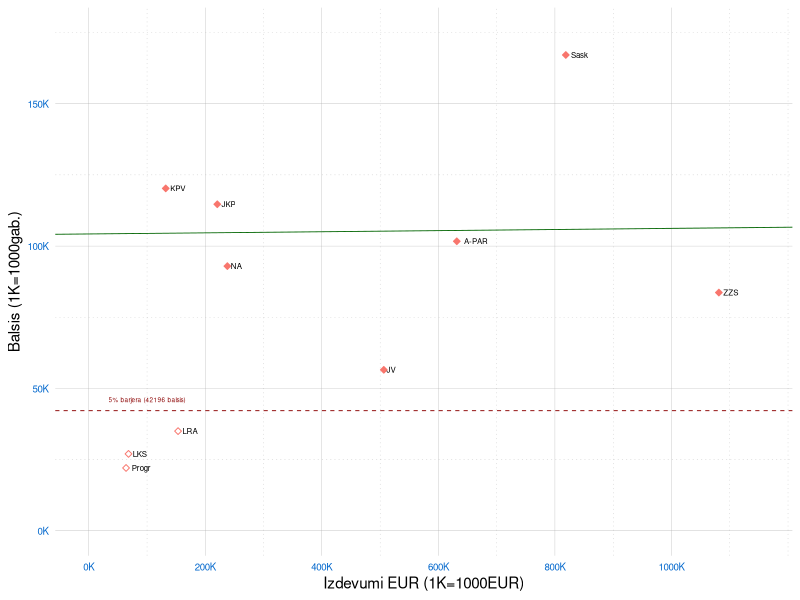
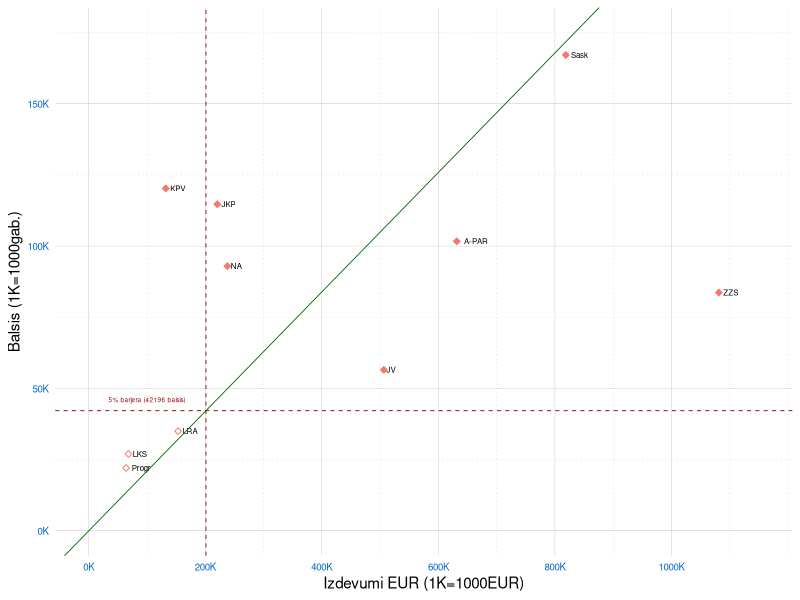
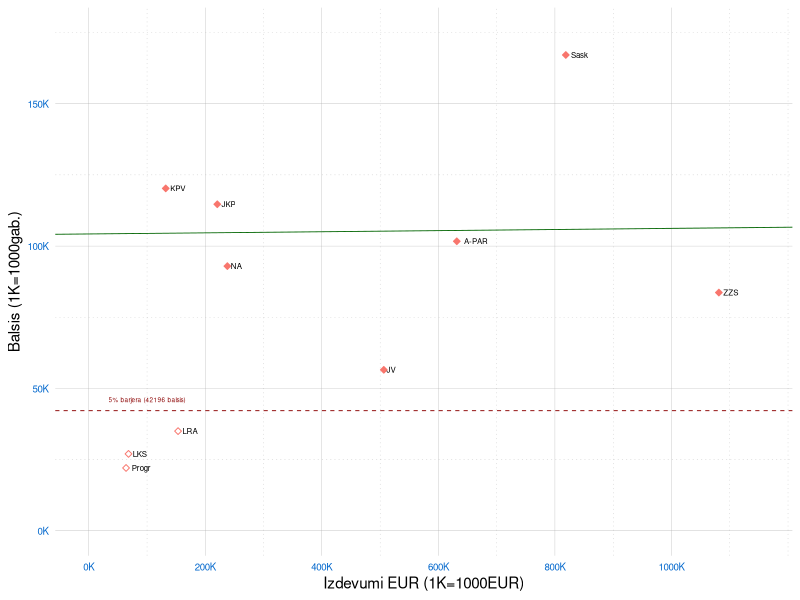
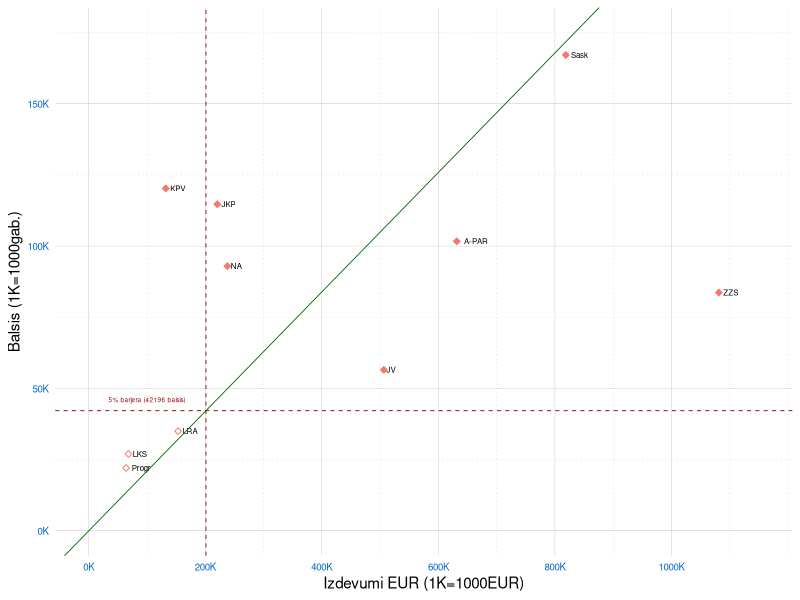

Source code (R) for these figures, in order:
setwd("/home/kalvis/workspace/ddgatve-stat/zpd-election-ads")

df <- read.table(
  file="declaration-data.csv", 
  sep=",",
  na.strings="NN",
  header=TRUE,
  row.names=NULL,
  fileEncoding="UTF-8")

df$overBarrier <- (df$Mps > 0)

# Videjaas veertiibas un standartnovirzes
meanX <- mean(df$Izdevumi[1:7])
meanY <- mean(df$Votes[1:7])
sdX <- sd(df$Izdevumi[1:7])
sdY <- sd(df$Votes[1:7])
# Korelacijas koeficients
r <- cor(df$Izdevumi[1:7], df$Votes[1:7])

# Taisnes virziena koeficients
B1 <- r * (sdY)/(sdX)
# Kur taisne krusto Y asi
B0 <- meanY - B1 * meanX


library(ggplot2)
p<-ggplot(df, aes(x=Izdevumi, y=Votes, fill=overBarrier)) +
  geom_point(size=1.5, shape=23, colour="#f8766d") + 
  geom_text(label=df$ShortName, hjust=-0.3, vjust=0.5, color="black", size=2)+
  geom_hline(yintercept=42196, linetype="dashed", color = "darkred", size=0.3)+
  annotate("text", x=100000, y=46000, size=1.6,
           colour="darkred", label= "5% barjera (42196 balsis)") +
  geom_abline(intercept = B0, slope = B1, color="darkgreen", 
              linetype="solid", size=0.3)+
  theme_minimal() +
  theme(legend.position = "none", 
        axis.text.x = element_text(face="plain", color="#0066CC", 
                                   size=7),
        axis.text.y = element_text(face="plain", color="#0066CC", 
                                   size=7),
        panel.grid.major = 
          element_line(size = 0.1, colour="darkgray", linetype="solid"),
        panel.grid.minor = 
          element_line(size = 0.1, colour="darkgray", linetype="dotted")) + 
  scale_y_continuous(name ="Balsis (1K=1000gab.)", breaks = 50000*(0:3), 
                     labels=c("0K", "50K", "100K", "150K"), 
                     limits = c(0, 175000))+
  scale_x_continuous(name ="Izdevumi EUR (1K=1000EUR)", breaks = 200000*(0:5), 
                   labels=c("0K", "200K", "400K", "600K", "800K", "1000K"), 
                   limits = c(0, 1150000))+
  scale_fill_manual(values = c("white", "#f8766d"))
p

ggsave(p, filename = "declarations/corr1.png", dpi = 300, type = "cairo",
       width = 4, height = 3, units = "in")




meanSlope <- sum(df$Votes)/sum(df$Izdevumi)
x0 <- (1/meanSlope)*42196


library(ggplot2)
p<-ggplot(df, aes(x=Izdevumi, y=Votes, fill=overBarrier)) +
  geom_point(size=1.5, shape=23, colour="#f8766d") + 
  geom_text(label=df$ShortName, hjust=-0.3, vjust=0.5, color="black", size=2)+
  geom_hline(yintercept=42196, linetype="dashed", color = "darkred", size=0.3)+
  geom_vline(xintercept=x0, linetype="dashed", color = "darkred", size=0.3)+
  geom_abline(intercept = 0, slope = meanSlope, color="darkgreen", 
              linetype="solid", size=0.3)+
  annotate("text", x=100000, y=46000, size=1.6,
           colour="darkred", label= "5% barjera (42196 balsis)") +
  theme_minimal() +
  theme(legend.position = "none", 
        axis.text.x = element_text(face="plain", color="#0066CC", 
                                   size=7),
        axis.text.y = element_text(face="plain", color="#0066CC", 
                                   size=7),
        panel.grid.major = 
          element_line(size = 0.1, colour="darkgray", linetype="solid"),
        panel.grid.minor = 
          element_line(size = 0.1, colour="darkgray", linetype="dotted")) + 
  scale_y_continuous(name ="Balsis (1K=1000gab.)", breaks = 50000*(0:3), 
                     labels=c("0K", "50K", "100K", "150K"), 
                     limits = c(0, 175000))+
  scale_x_continuous(name ="Izdevumi EUR (1K=1000EUR)", breaks = 200000*(0:5), 
                     labels=c("0K", "200K", "400K", "600K", "800K", "1000K"), 
                     limits = c(0, 1150000))+
  scale_fill_manual(values = c("white", "#f8766d"))
p

ggsave(p, filename = "declarations/corr2.png", dpi = 300, type = "cairo",
       width = 4, height = 3, units = "in")
